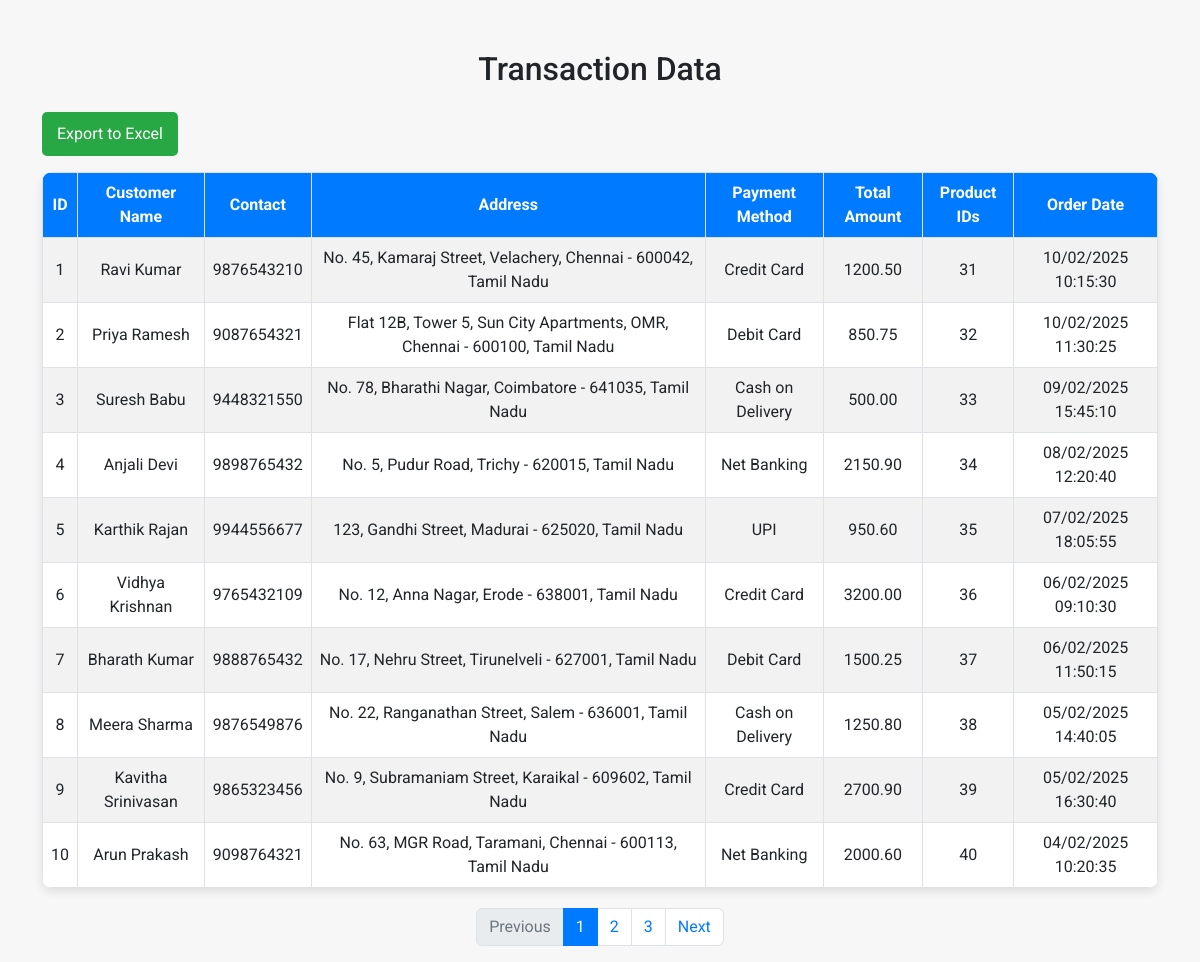
Screenshot of /admin/getdata.php with the database file from the repository.
### tables this page shows
CREATE TABLE `transactions` (
  `id` int(11) NOT NULL,
  `customer_name` varchar(255) DEFAULT NULL,
  `contact` varchar(15) DEFAULT NULL,
  `address` text DEFAULT NULL,
  `payment_method` varchar(50) DEFAULT NULL,
  `total_amount` decimal(10,2) DEFAULT NULL,
  `product_ids` varchar(255) DEFAULT NULL,
  `order_date` datetime DEFAULT NULL
);

### admin/getdata.php (the view, shortened to what this page needs)
<?php
require 'connection.php';
$limit = 10;
$page = isset($_GET['page']) ? (int) $_GET['page'] : 1;
$offset = ($page - 1) * $limit;
$query = "SELECT * FROM transactions LIMIT $limit OFFSET $offset";
$result = mysqli_query($conn, $query);
if ($result && mysqli_num_rows($result) > 0) {
    $transactions = mysqli_fetch_all($result, MYSQLI_ASSOC);
} else {
    $transactions = [];
}
$totalQuery = "SELECT COUNT(*) AS total FROM transactions";
$totalResult = mysqli_query($conn, $totalQuery);
$totalRecords = mysqli_fetch_assoc($totalResult)['total'];
$totalPages = ceil($totalRecords / $limit);
?>
<!DOCTYPE html>
<html lang="en">
<head>
    <link rel="stylesheet" href="https://cdnjs.cloudflare.com/ajax/libs/bootstrap/5.3.0/css/bootstrap.min.css">
</head>
<body>
    <div class="container">
        <h2 class="text-center mb-4">Transaction Data</h2>
        <?php if (!empty($transactions)): ?>
            <div class="d-flex justify-content-between mb-3">
                <a href="?export=excel" class="btn btn-export">Export to Excel</a>
            </div>
            <table class="table table-striped table-bordered">
                <thead>
                    <tr>
                        <th>ID</th>
                        <th>Customer Name</th>
                        <th>Contact</th>
                        <th>Address</th>
                        <th>Payment Method</th>
                        <th>Total Amount</th>
                        <th>Product IDs</th>
                        <th>Order Date</th>
                    </tr>
                </thead>
                <tbody>
                    <?php foreach ($transactions as $transaction): ?>
                        <tr>
                            <td><?php echo $transaction['id']; ?></td>
                            <td><?php echo $transaction['customer_name']; ?></td>
                            <td><?php echo $transaction['contact']; ?></td>
                            <td><?php echo $transaction['address']; ?></td>
                            <td><?php echo $transaction['payment_method']; ?></td>
                            <td><?php echo $transaction['total_amount']; ?></td>
                            <td><?php echo $transaction['product_ids']; ?></td>
                            <td><?php echo date('d/m/Y H:i:s', strtotime($transaction['order_date'])); ?></td>
                        </tr>
                    <?php endforeach; ?>
                </tbody>
            </table>
            <nav aria-label="Page navigation">
                <ul class="pagination">
                    <li class="page-item <?php echo ($page == 1) ? 'disabled' : ''; ?>">
                        <a class="page-link" href="?page=<?php echo ($page - 1); ?>" tabindex="-1">Previous</a>
                    </li>
                    <?php for ($i = 1; $i <= $totalPages; $i++): ?>
                        <li class="page-item <?php echo ($i == $page) ? 'active' : ''; ?>">
                            <a class="page-link" href="?page=<?php echo $i; ?>"><?php echo $i; ?></a>
                        </li>
                    <?php endfor; ?>
                    <li class="page-item <?php echo ($page == $totalPages) ? 'disabled' : ''; ?>">
                        <a class="page-link" href="?page=<?php echo ($page + 1); ?>">Next</a>
                    </li>
                </ul>
            </nav>
        <?php else: ?>
            <p>No transactions found.</p>
        <?php endif; ?>
    </div>
</body>
</html>

### admin/getdata.php (style rules this page uses)
body { background-color: #f7f7f7; font-family: 'Roboto', sans-serif; }
.container { margin-top: 50px; }
.table th, .table td { vertical-align: middle; }
.table { border-radius: 10px; overflow: hidden; box-shadow: 0px 4px 10px rgba(0, 0, 0, 0.1); }
.table th { background-color: #007bff; color: white; text-align: center; }
.table td { text-align: center; vertical-align: middle; }
.pagination { justify-content: center; margin-top: 20px; }
.pagination .page-item.active .page-link { background-color: #007bff; border-color: #007bff; color: white; }
.pagination .page-item .page-link { color: #007bff; }
.btn-export { background-color: #28a745; color: white; border: none; padding: 10px 15px; border-radius: 5px; }
.pagination .page-item.disabled .page-link { color: #6c757d; }

### rows the page displays
transactions: id "1", customer_name "Ravi Kumar", contact "9876543210", address "No. 45, Kamaraj Street, Velachery, Chennai - 600042, Tamil Nadu", payment_method "Credit Card", total_amount "1200.50", product_ids "31", order_date "10/02/2025 10:15:30"
transactions: id "2", customer_name "Priya Ramesh", contact "9087654321", address "Flat 12B, Tower 5, Sun City Apartments, OMR, Chennai - 600100, Tamil Nadu", payment_method "Debit Card", total_amount "850.75", product_ids "32", order_date "10/02/2025 11:30:25"
transactions: id "3", customer_name "Suresh Babu", contact "9448321550", address "No. 78, Bharathi Nagar, Coimbatore - 641035, Tamil Nadu", payment_method "Cash on Delivery", total_amount "500.00", product_ids "33", order_date "09/02/2025 15:45:10"
transactions: id "4", customer_name "Anjali Devi", contact "9898765432", address "No. 5, Pudur Road, Trichy - 620015, Tamil Nadu", payment_method "Net Banking", total_amount "2150.90", product_ids "34", order_date "08/02/2025 12:20:40"
transactions: id "5", customer_name "Karthik Rajan", contact "9944556677", address "123, Gandhi Street, Madurai - 625020, Tamil Nadu", payment_method "UPI", total_amount "950.60", product_ids "35", order_date "07/02/2025 18:05:55"
transactions: id "6", customer_name "Vidhya Krishnan", contact "9765432109", address "No. 12, Anna Nagar, Erode - 638001, Tamil Nadu", payment_method "Credit Card", total_amount "3200.00", product_ids "36", order_date "06/02/2025 09:10:30"
transactions: id "7", customer_name "Bharath Kumar", contact "9888765432", address "No. 17, Nehru Street, Tirunelveli - 627001, Tamil Nadu", payment_method "Debit Card", total_amount "1500.25", product_ids "37", order_date "06/02/2025 11:50:15"
transactions: id "8", customer_name "Meera Sharma", contact "9876549876", address "No. 22, Ranganathan Street, Salem - 636001, Tamil Nadu", payment_method "Cash on Delivery", total_amount "1250.80", product_ids "38", order_date "05/02/2025 14:40:05"
transactions: id "9", customer_name "Kavitha Srinivasan", contact "9865323456", address "No. 9, Subramaniam Street, Karaikal - 609602, Tamil Nadu", payment_method "Credit Card", total_amount "2700.90", product_ids "39", order_date "05/02/2025 16:30:40"
transactions: id "10", customer_name "Arun Prakash", contact "9098764321", address "No. 63, MGR Road, Taramani, Chennai - 600113, Tamil Nadu", payment_method "Net Banking", total_amount "2000.60", product_ids "40", order_date "04/02/2025 10:20:35"
